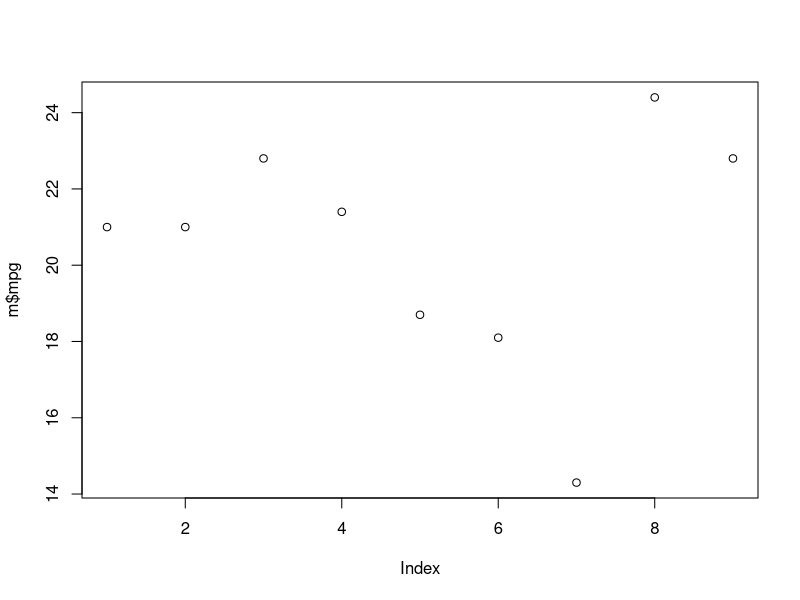

R code for this plot:
m<-read.csv("cars.csv", header=TRUE)
View(m)
str(m)
View(m)
min(m$mpg)
max(m$mpg)
mean(m$mpg)
mode(m$mpg)
plot(m$mpg)
